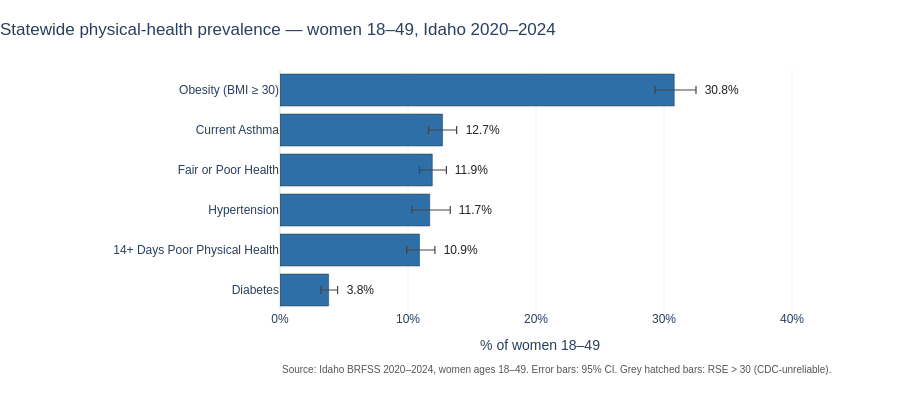

Here is the notebook cell this chart was saved with:
### Markdown cell above
## A1. Statewide summary

### Code cell
phys_summary_fig, phys_summary = statewide_summary(
    df, PHYS_METRICS,
    'Statewide physical-health prevalence \u2014 women 18\u201349, Idaho 2020\u20132024',
)
phys_summary_fig.show()
phys_summary

### Figure 1 — Plotly figure (JSON) as saved in the notebook; plotly's stock layout.template omitted (floating-point values rounded to 4 significant figures)
{"data": [{"customdata": ["<b>Diabetes</b><br>3.8% (95% CI 3.2–4.5)<br>n = 6006, RSE = 9", "<b>14+ Days Poor Physical Health</b><br>10.9% (95% CI 9.9–12.1)<br>n = 5900, RSE = 5", "<b>Hypertension</b><br>11.7% (95% CI 10.3–13.3)<br>n = 2727, RSE = 7", "<b>Fair or Poor Health</b><br>11.9% (95% CI 10.9–13.0)<br>n = 6003, RSE = 5", "<b>Current Asthma</b><br>12.7% (95% CI 11.6–13.8)<br>n = 5961, RSE = 5", "<b>Obesity (BMI ≥ 30)</b><br>30.8% (95% CI 29.3–32.5)<br>n = 5280, RSE = 3"], "error_x": {"array": [0.7, 1.2, 1.6, 1.1, 1.1, 1.7], "arrayminus": [0.6, 1, 1.4, 1, 1.1, 1.5], "color": "#444", "symmetric": false, "thickness": 1.2, "type": "data", "width": 4}, "hovertemplate": "%{customdata}<extra></extra>", "marker": {"color": ["#2e6fa7", "#2e6fa7", "#2e6fa7", "#2e6fa7", "#2e6fa7", "#2e6fa7"], "line": {"color": "#333", "width": 0.5}, "pattern": {"shape": ["", "", "", "", "", ""], "size": 6, "solidity": 0.3}}, "orientation": "h", "type": "bar", "x": [3.8, 10.9, 11.7, 11.9, 12.7, 30.8], "y": ["Diabetes", "14+ Days Poor Physical Health", "Hypertension", "Fair or Poor Health", "Current Asthma", "Obesity (BMI ≥ 30)"]}], "layout": {"annotations": [{"font": {"color": "#222", "size": 12}, "showarrow": false, "text": "  3.8%", "x": 4.5, "xanchor": "left", "y": "Diabetes", "yanchor": "middle"}, {"font": {"color": "#222", "size": 12}, "showarrow": false, "text": "  10.9%", "x": 12.1, "xanchor": "left", "y": "14+ Days Poor Physical Health", "yanchor": "middle"}, {"font": {"color": "#222", "size": 12}, "showarrow": false, "text": "  11.7%", "x": 13.3, "xanchor": "left", "y": "Hypertension", "yanchor": "middle"}, {"font": {"color": "#222", "size": 12}, "showarrow": false, "text": "  11.9%", "x": 13, "xanchor": "left", "y": "Fair or Poor Health", "yanchor": "middle"}, {"font": {"color": "#222", "size": 12}, "showarrow": false, "text": "  12.7%", "x": 13.8, "xanchor": "left", "y": "Current Asthma", "yanchor": "middle"}, {"font": {"color": "#222", "size": 12}, "showarrow": false, "text": "  30.8%", "x": 32.5, "xanchor": "left", "y": "Obesity (BMI ≥ 30)", "yanchor": "middle"}, {"font": {"color": "#555", "size": 10}, "showarrow": false, "text": "Source: Idaho BRFSS 2020–2024, women ages 18–49. Error bars: 95% CI. Grey hatched bars: RSE > 30 (CDC-unreliable).", "x": 0, "xanchor": "left", "xref": "paper", "y": -0.28, "yref": "paper"}], "font": {"family": "Helvetica, Arial, sans-serif", "size": 12}, "height": 420, "margin": {"b": 110, "l": 280, "r": 100, "t": 70}, "title": {"text": "Statewide physical-health prevalence — women 18–49, Idaho 2020–2024", "x": 0, "xanchor": "left"}, "xaxis": {"range": [0, 40.62], "ticksuffix": "%", "title": {"text": "% of women 18–49"}}}}
